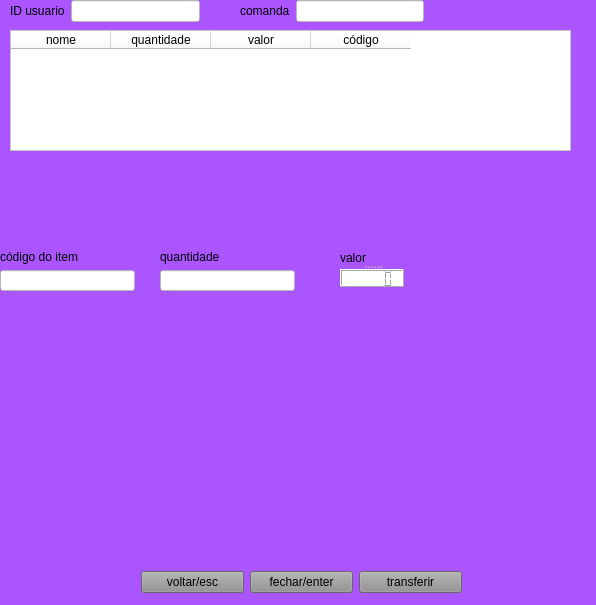
<?xml version="1.0" encoding="UTF-8"?>
<ui version="4.0">
 <class>Form</class>
 <widget class="QWidget" name="Form">
  <property name="geometry">
   <rect>
    <x>0</x>
    <y>0</y>
    <width>596</width>
    <height>605</height>
   </rect>
  </property>
  <property name="windowTitle">
   <string>Form</string>
  </property>
  <property name="styleSheet">
   <string notr="true">background-color: rgb(170, 85, 255);</string>
  </property>
  <widget class="QTableWidget" name="tb_comanda">
   <property name="geometry">
    <rect>
     <x>10</x>
     <y>30</y>
     <width>561</width>
     <height>121</height>
    </rect>
   </property>
   <property name="styleSheet">
    <string notr="true">background-color: rgb(255, 255, 255);</string>
   </property>
   <column>
    <property name="text">
     <string>nome</string>
    </property>
   </column>
   <column>
    <property name="text">
     <string>quantidade</string>
    </property>
   </column>
   <column>
    <property name="text">
     <string>valor</string>
    </property>
   </column>
   <column>
    <property name="text">
     <string>código</string>
    </property>
   </column>
  </widget>
  <widget class="QLabel" name="lbl_valortotal">
   <property name="geometry">
    <rect>
     <x>420</x>
     <y>170</y>
     <width>131</width>
     <height>16</height>
    </rect>
   </property>
   <property name="text">
    <string/>
   </property>
  </widget>
  <widget class="QWidget" name="layoutWidget">
   <property name="geometry">
    <rect>
     <x>160</x>
     <y>250</y>
     <width>135</width>
     <height>41</height>
    </rect>
   </property>
   <layout class="QVBoxLayout" name="verticalLayout_2">
    <item>
     <widget class="QLabel" name="lbl_quantidade">
      <property name="text">
       <string>quantidade</string>
      </property>
     </widget>
    </item>
    <item>
     <widget class="QLineEdit" name="lne_quantidade">
      <property name="styleSheet">
       <string notr="true">background-color: rgb(255, 255, 255);</string>
      </property>
     </widget>
    </item>
   </layout>
  </widget>
  <widget class="QWidget" name="layoutWidget">
   <property name="geometry">
    <rect>
     <x>0</x>
     <y>250</y>
     <width>135</width>
     <height>41</height>
    </rect>
   </property>
   <layout class="QVBoxLayout" name="verticalLayout_3">
    <item>
     <widget class="QLabel" name="lbl_codigo">
      <property name="text">
       <string>código do item</string>
      </property>
     </widget>
    </item>
    <item>
     <widget class="QLineEdit" name="lne_codigo">
      <property name="styleSheet">
       <string notr="true">background-color: rgb(255, 255, 255);</string>
      </property>
     </widget>
    </item>
   </layout>
  </widget>
  <widget class="QWidget" name="layoutWidget">
   <property name="geometry">
    <rect>
     <x>10</x>
     <y>0</y>
     <width>190</width>
     <height>22</height>
    </rect>
   </property>
   <layout class="QHBoxLayout" name="horizontalLayout">
    <item>
     <widget class="QLabel" name="lbl_ID">
      <property name="text">
       <string>ID usuario</string>
      </property>
     </widget>
    </item>
    <item>
     <widget class="QLineEdit" name="lne_ID">
      <property name="styleSheet">
       <string notr="true">background-color: rgb(255, 255, 255);</string>
      </property>
      <property name="inputMethodHints">
       <set>Qt::ImhHiddenText|Qt::ImhNoAutoUppercase|Qt::ImhNoPredictiveText|Qt::ImhSensitiveData</set>
      </property>
      <property name="echoMode">
       <enum>QLineEdit::Password</enum>
      </property>
     </widget>
    </item>
   </layout>
  </widget>
  <widget class="QWidget" name="layoutWidget">
   <property name="geometry">
    <rect>
     <x>240</x>
     <y>0</y>
     <width>184</width>
     <height>22</height>
    </rect>
   </property>
   <layout class="QHBoxLayout" name="horizontalLayout_2">
    <item>
     <widget class="QLabel" name="lbl_comanda">
      <property name="text">
       <string>comanda</string>
      </property>
     </widget>
    </item>
    <item>
     <widget class="QLineEdit" name="lne_comanda">
      <property name="styleSheet">
       <string notr="true">background-color: rgb(255, 255, 255);</string>
      </property>
     </widget>
    </item>
   </layout>
  </widget>
  <widget class="QWidget" name="layoutWidget">
   <property name="geometry">
    <rect>
     <x>141</x>
     <y>570</y>
     <width>321</width>
     <height>25</height>
    </rect>
   </property>
   <layout class="QHBoxLayout" name="horizontalLayout_3">
    <item>
     <widget class="QPushButton" name="bt_voltar">
      <property name="styleSheet">
       <string notr="true">background-color: rgb(144, 144, 144);</string>
      </property>
      <property name="text">
       <string>voltar/esc</string>
      </property>
     </widget>
    </item>
    <item>
     <widget class="QPushButton" name="bt_fechar">
      <property name="styleSheet">
       <string notr="true">background-color: rgb(144, 144, 144);</string>
      </property>
      <property name="text">
       <string>fechar/enter</string>
      </property>
     </widget>
    </item>
    <item>
     <widget class="QPushButton" name="bt_transferir">
      <property name="styleSheet">
       <string notr="true">background-color: rgb(144, 144, 144);</string>
      </property>
      <property name="text">
       <string>transferir</string>
      </property>
     </widget>
    </item>
   </layout>
  </widget>
  <widget class="QSplitter" name="splitter">
   <property name="geometry">
    <rect>
     <x>340</x>
     <y>251</y>
     <width>64</width>
     <height>36</height>
    </rect>
   </property>
   <property name="orientation">
    <enum>Qt::Vertical</enum>
   </property>
   <widget class="QLabel" name="lbl_valor">
    <property name="text">
     <string>valor</string>
    </property>
   </widget>
   <widget class="QLCDNumber" name="valor_total">
    <property name="styleSheet">
     <string notr="true">background-color: rgb(255, 255, 255);</string>
    </property>
   </widget>
  </widget>
 </widget>
 <resources/>
 <connections/>
</ui>
